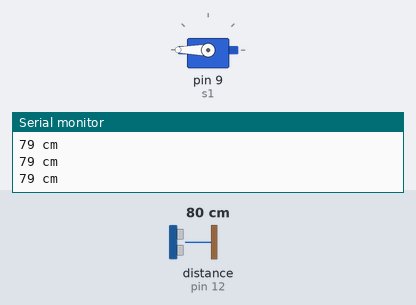
Simulated run of this sketch. Board: Arduino Uno, built with avr-gcc and run on an emulated ATmega328P. On the bench: servo, the last lines printed to the serial monitor. Wiring (inferred from the names in the program): ultrasonic range finder: trigger pin 13; echo pin 12. The test bench sets the inputs (shaded band); at power-on: distance to the obstacle (sensor on pin 12) 80 cm. The echo pulse lasts 58.3 µs per cm.

Above: at 1.3 s.
1.4 s: distance to the obstacle (sensor on pin 12) set to 7 cm
2.9 s: distance to the obstacle (sensor on pin 12) set to 4 cm
At 3.18 s:
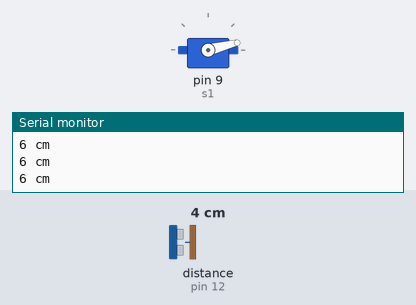
At 4.09 s:
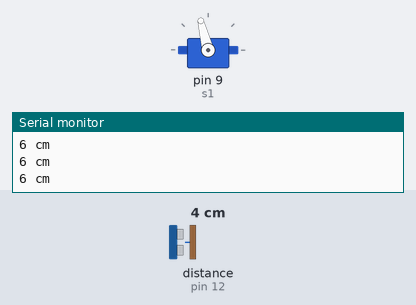
5.9 s: distance to the obstacle (sensor on pin 12) set to 2 cm
At 6.1 s:
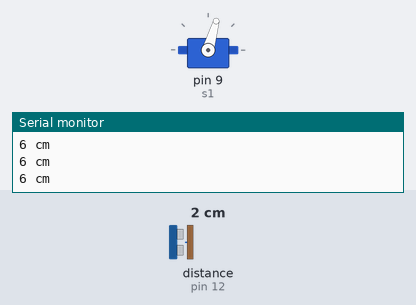
Timing chart, 0 to 8.9 s (numbered marks = the images above; inputs shaded):
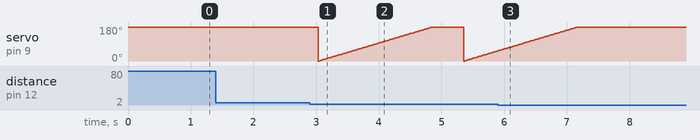

The sketch:

ultrasonicDistance.ino
```cpp
#include <Servo.h>
#include <LiquidCrystal.h>

#define trigPin 13
#define echoPin 12

int pos = 0;

LiquidCrystal lcd(10, 11, 5, 4, 3, 2);
Servo s1;

void setup() {
  Serial.begin (9600);
  pinMode(trigPin, OUTPUT);
  pinMode(echoPin, INPUT);
  s1.attach(9);
  s1.write(180);
}

void loop() {
  long duration, distance;
  digitalWrite(trigPin, LOW);
  delayMicroseconds(2);

  digitalWrite(trigPin, HIGH);
  delayMicroseconds(10);
  digitalWrite(trigPin, LOW);

  duration = pulseIn(echoPin, HIGH);
  //distance = (duration / 2) * 0.0344;
  distance = (duration/2) / 29.1;

  if (distance >= 400 || distance <= 2){
    Serial.println("out of range");
    lcd.print("Out of range");
//    delay(500);
  }
  else if (distance < 5){
      for(pos = 0; pos < 180; pos++){
        s1.write(pos);
        delay(10);
      }
  }
  else {
    Serial.print(distance);
    Serial.println(" cm");
    lcd.print(distance);
    lcd.print(" cm");
//    delay(500);
  }
  delay(500);
  lcd.clear();
}
```

Measured:
- the behaviour switches between 6 and 5 cm on distance to the obstacle (sensor on pin 12) (found by bisection; images 0 and 1)
- after the input at 2.9 s, servo on pin 9 (s1): ramps from 0° to 179° and jumps back, once every 2.3 s
- after the input at 5.9 s, servo on pin 9 (s1): goes on until 7.2 s, then stays 179°
